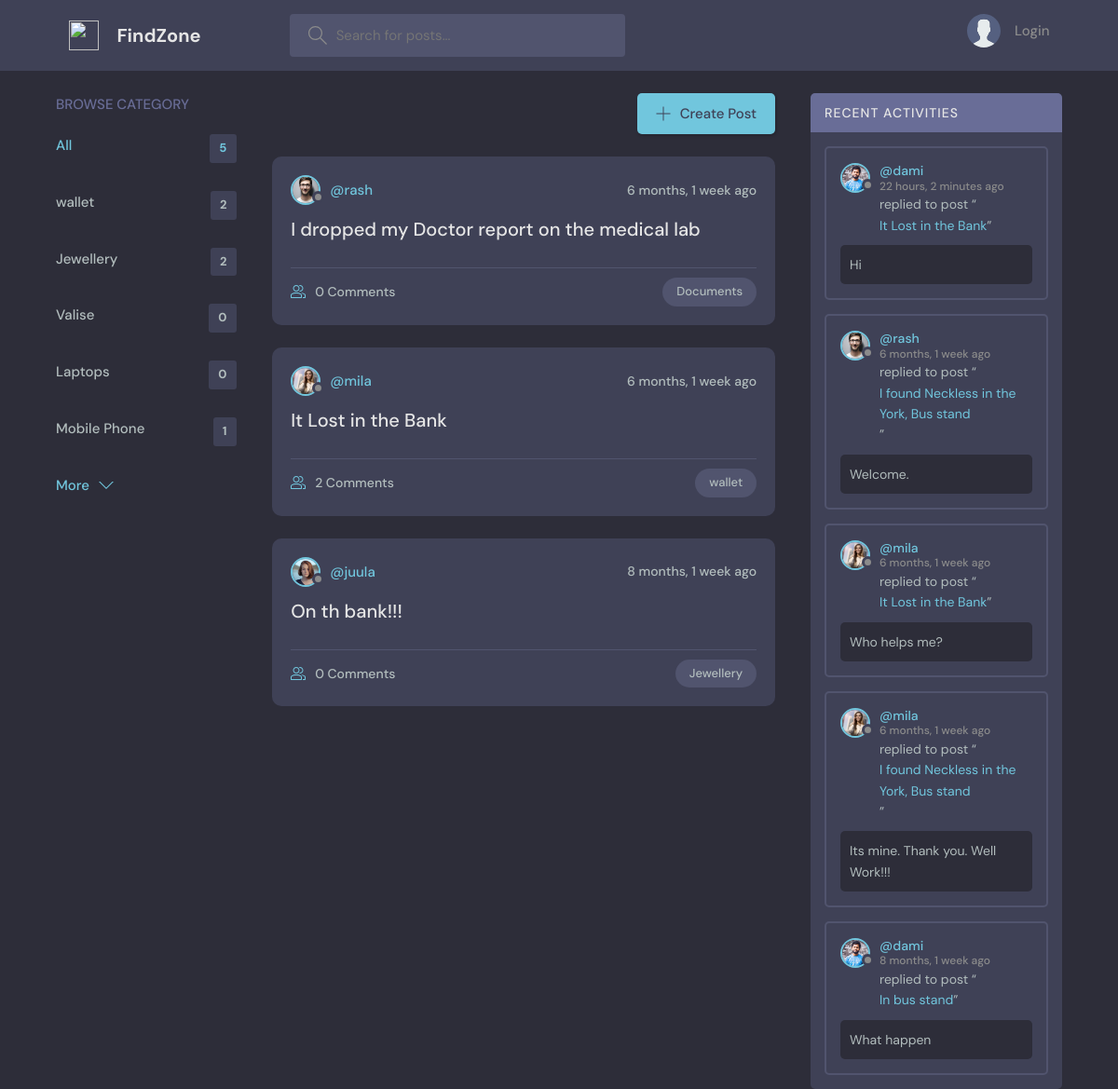
Before: / with the older database file.
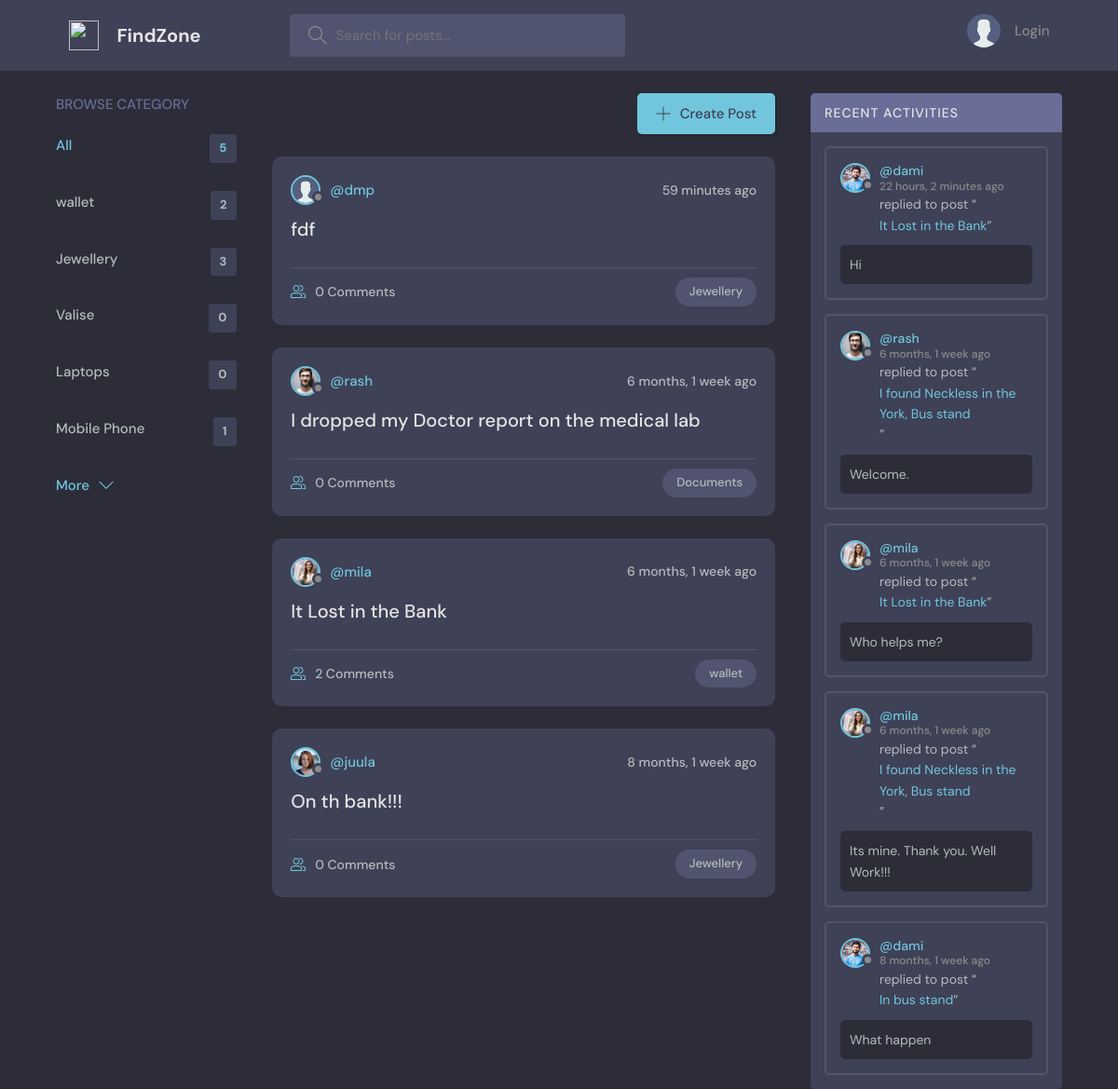
After: the same page with the newer database file.
### base/models.py (models this page shows, shortened)
class Topic(models.Model):
    name = models.CharField(max_length=200)

class Room(models.Model):
    host = models.ForeignKey(User, on_delete=models.SET_NULL, null=True)
    topic = models.ForeignKey(Topic, on_delete=models.SET_NULL, null=True)
    name = models.CharField(max_length=200)
    description = models.TextField(null=True, blank=True)
    participants = models.ManyToManyField(User, related_name='participants', blank=True)
    complete=models.BooleanField(default=True)
    updated = models.DateTimeField(auto_now=True)
    created = models.DateTimeField(auto_now_add=True)
    class Meta:
        ordering = ['-updated', '-created']
    def __str__(self):
        return self.name

class User(AbstractUser):
    name = models.CharField(max_length=200, null=True)
    email = models.EmailField(unique=True, null=True)
    bio = models.TextField(null=True)
    avatar = models.ImageField(null=True, default="avatar.svg")
    USERNAME_FIELD = 'email'
    REQUIRED_FIELDS = []

class Message(models.Model):
    user = models.ForeignKey(User, on_delete=models.CASCADE)
    room = models.ForeignKey(Room, on_delete=models.CASCADE)
    body = models.TextField()
    updated = models.DateTimeField(auto_now=True)
    created = models.DateTimeField(auto_now_add=True)
    class Meta:
        ordering = ['-updated', '-created']

### base/views.py (the view)
# urls.py: path('', views.home, name="home"),
def home(request):
    q = request.GET.get('q') if request.GET.get('q') != None else ''
    rooms = Room.objects.filter(
        Q(topic__name__icontains=q) |
        Q(name__icontains=q) |
        Q(description__icontains=q)|
        Q(complete__icontains=q)
    )
    topics = Topic.objects.all()[0:5]
    room_count = rooms.count()
    room_messages = Message.objects.filter(Q(room__topic__name__icontains=q))
    context = {'rooms': rooms, 'topics':topics,
                'room_count': room_count, 'room_messages': room_messages}
    return render(request, 'base/home.html', context)

### base/templates/base/home.html (shortened to what this page needs)
{% extends 'main.html' %}
{% load static%}
{% block content %}
   <main class="layout layout--3">
      <div class="container">
        {% include 'base/topics_component.html' %}
        <div class="roomList">
          <div class="roomList__header">
            <a class="btn btn--main" href="{% url 'create-room' %}">
              <svg version="1.1" xmlns="http://www.w3.org/2000/svg" width="32" height="32" viewBox="0 0 32 32">
                <title>add</title>
                <path
                  d="M16.943 0.943h-1.885v14.115h-14.115v1.885h14.115v14.115h1.885v-14.115h14.115v-1.885h-14.115v-14.115z"
                ></path>
              </svg>
              Create Post
            </a>
          </div>
          {% include 'base/feed_component.html' %}
        </div>
        {% include 'base/activity_component.html' %}
      </div>
    </main>
{% endblock %}

### base/templates/base/topics_component.html
<div class="topics">
    <div class="topics__header">
      <h2>Browse Category</h2>
    </div>
    <ul class="topics__list">
      <li>
        <a href="{% url 'home' %}" class="active">All <span>{{topics.count}}</span></a>
      </li>
      {% for topic in topics %}
      <li>
        <a href="{% url 'home' %}?q={{topic.name}}">{{topic.name}}<span>{{topic.room_set.all.count}}</span></a>
      </li>
      {% endfor %}
    </ul>
    <a class="btn btn--link" href="{% url 'topics' %}">
      More
      <svg version="1.1" xmlns="http://www.w3.org/2000/svg" width="32" height="32" viewBox="0 0 32 32">
        <title>chevron-down</title>
        <path d="M16 21l-13-13h-3l16 16 16-16h-3l-13 13z"></path>
      </svg>
    </a>
  </div>

### base/templates/base/feed_component.html (shortened to what this page needs)
{% for room in rooms %}
{% if room.complete%}
<div class="roomListRoom">
<div class="roomListRoom__header">
    <a href="{% url 'user-profile' room.host.id %}" class="roomListRoom__author">
    <div class="avatar avatar--small">
        <img src="{{room.host.avatar.url}}" />
    </div>
    <span>@{{room.host.username}}</span>
    </a>
    <div class="roomListRoom__actions">
    <span>{{room.created|timesince}} ago</span>
    </div>
</div>
<div class="roomListRoom__content">
    <a href="{% url 'room' room.id %}">{{room.name}}</a>
</div>
<div class="roomListRoom__meta">
    <a href="{% url 'room' room.id %}" class="roomListRoom__joined">
    {{room.participants.all.count}} Comments
    </a>
    <p class="roomListRoom__topic">{{room.topic.name}}</p>
</div>
</div>
{%endif%}
{% endfor %}

### base/templates/base/activity_component.html (shortened to what this page needs)
<div class="activities">
    <div class="activities__header">
      <h2>Recent Activities</h2>
    </div>
    {% for message in room_messages %}
    <div class="activities__box">
      <div class="activities__boxHeader roomListRoom__header">
        <a href="{% url 'user-profile' message.user.id %}" class="roomListRoom__author">
          <div class="avatar avatar--small">
            <img src="{{message.user.avatar.url}}" />
          </div>
          <p>
            @{{message.user.username}}
            <span>{{message.created|timesince}} ago</span>
          </p>
        </a>
      </div>
      <div class="activities__boxContent">
        <p>replied to post “<a href="{% url 'room' message.room.id %}">{{message.room}}</a>”</p>
        <div class="activities__boxRoomContent">
          {{message.body}}
        </div>
      </div>
    </div>
    {% endfor %}
  </div>

Changed rows visible on the page:
computed for Topic "Jewellery": room_set.all.count "2" → "3"
added Room: host.avatar (placeholder picture), host.username "dmp", created "59 minutes", name "fdf", participants.all.count "0", topic.name "Jewellery"
